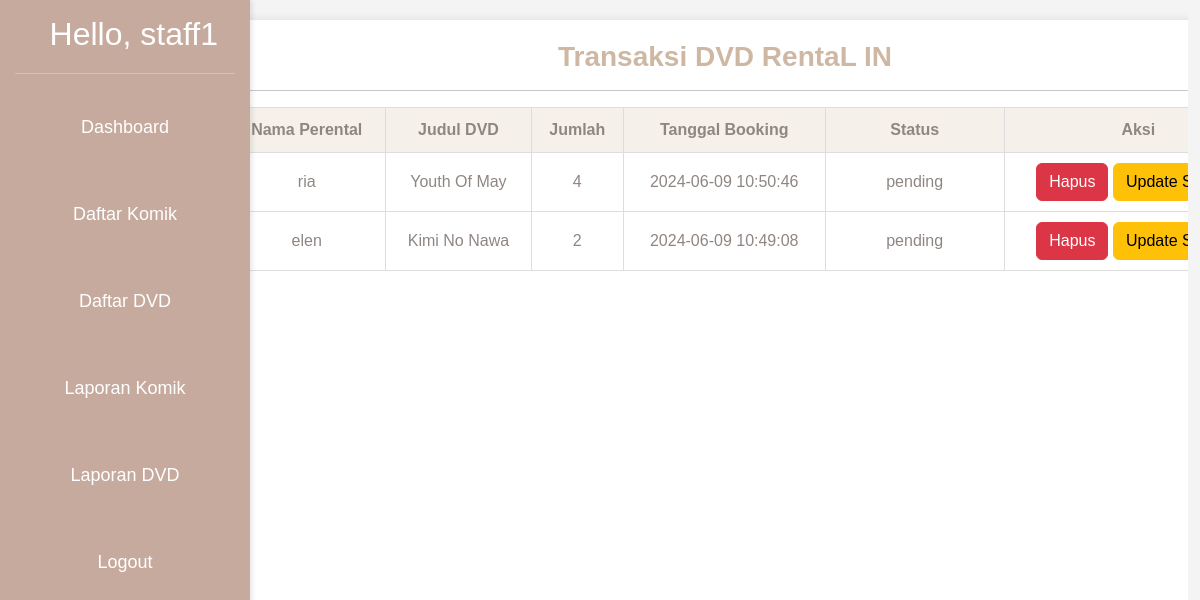
Screenshot of /laporandvd.php with the database file from the repository.
### tables this page shows
CREATE TABLE `akunstaff` (
  `id` int(12) NOT NULL,
  `username` varchar(255) NOT NULL,
  `password` varchar(255) NOT NULL
);

CREATE TABLE `booking_dvd` (
  `id_book_dvd` int(11) NOT NULL,
  `nama_perental` varchar(250) NOT NULL,
  `id` int(11) NOT NULL,
  `jumlah` int(11) NOT NULL,
  `booking_date` timestamp NOT NULL DEFAULT current_timestamp(),
  `status` varchar(20) DEFAULT 'pending'
);

CREATE TABLE `data_dvd` (
  `id` int(11) NOT NULL,
  `judul` varchar(250) NOT NULL,
  `genre` varchar(250) NOT NULL,
  `stok` int(12) NOT NULL,
  `deskripsi` varchar(255) NOT NULL,
  `gambar` varchar(255) DEFAULT NULL
);

### laporandvd.php (the view, shortened to what this page needs)
<?php
include 'rental/database.php';
$query = "
    SELECT booking_dvd.id AS booking_id, booking_dvd.nama_perental, data_dvd.judul, booking_dvd.jumlah, booking_dvd.booking_date, booking_dvd.status
    FROM booking_dvd
    JOIN data_dvd ON booking_dvd.id = data_dvd.id
    ORDER BY booking_dvd.booking_date DESC
";
$queryBookings = $db->query($query);
?>
<!DOCTYPE html>
<html lang="en">
<head>
    <link href="https://cdn.jsdelivr.net/npm/bootstrap@5.3.3/dist/css/bootstrap.min.css" rel="stylesheet">
</head>
<body>
    <?php include 'layout/sidebar.php'; ?>
    <div class="container-fluid">
        <div class="index-container">
            <div class="content">
                <h3>Transaksi DVD RentaL IN</h3>
                <hr>
                <table>
                    <thead>
                        <tr>
                            <th>No</th>
                            <th>Nama Perental</th>
                            <th>Judul DVD</th>
                            <th>Jumlah</th>
                            <th>Tanggal Booking</th>
                            <th>Status</th>
                            <th>Aksi</th>
                        </tr>
                    </thead>
                    <tbody>
                        <?php if ($queryBookings->num_rows > 0): ?>
                            <?php
                            $no = 1;
                            while ($row = $queryBookings->fetch_assoc()): ?>
                                <tr>
                                    <td><?= $no ?></td>
                                    <td><?php echo htmlspecialchars($row['nama_perental']); ?></td>
                                    <td><?php echo htmlspecialchars($row['judul']); ?></td>
                                    <td><?php echo htmlspecialchars($row['jumlah']); ?></td>
                                    <td><?php echo htmlspecialchars($row['booking_date']); ?></td>
                                    <td><?php echo htmlspecialchars($row['status']); ?></td>
                                    <td>
                                        <button class="btn btn-danger" data-bs-toggle="modal" data-bs-target="#modalDelete<?= $row['booking_id'] ?>">Hapus</button>
                                        <button class="btn btn-warning" data-bs-toggle="modal" data-bs-target="#modalUpdateStatus<?= $row['booking_id'] ?>">Update Status</button>
                                    </td>
                                </tr>
                                <?php $no++; ?>
                            <?php endwhile; ?>
                        <?php else: ?>
                            <tr>
                                <td colspan="6">Tidak ada data booking DVD yang ditemukan.</td>
                            </tr>
                        <?php endif; ?>
                    </tbody>
                </table>
            </div>
        </div>
    </div>
</body>
</html>

### sidebar.php (shortened to what this page needs)
<!DOCTYPE html>
<html lang="en">
<head>
    <link rel="stylesheet" href="style.css">
</head>
<body>
<?php
$tampil = mysqli_query($db, "SELECT * FROM akunstaff ORDER BY id DESC");
$data = mysqli_fetch_array($tampil);
?>
<div class="sidebar">
        <h2>Hello, <?= $data['username'] ?></h2>
        <hr>
        <ul>
            <li><a href="dashboardStaf.php">Dashboard</a></li>
            <li><a href="indexkomik.php">Daftar Komik</a></li>
            <li><a href="indexdvd.php">Daftar DVD</a></li>
            <li><a href="laporankomik.php">Laporan Komik</a></li>
            <li><a href="laporandvd.php">Laporan DVD</a></li>
            <li><a href="logout.php">Logout</a></li>
        </ul>
    </div>
</body>
</html>

### style.css (style rules this page uses)
body { margin: 0; font-family: Arial, sans-serif; display: flex; height: 100vh; background-color: #f4f4f4; }
.sidebar { width: 250px; background-color: #c6aa9d; color: #fff; padding: 15px; box-shadow: 2px 0 5px rgba(0,0,0,0.1); position: fixed; height: 100%; }
.sidebar h2 { text-align: center; margin-bottom: 20px; }
.sidebar ul { list-style-type: none; padding: 0; }
.sidebar ul li { margin: 20px 0; }
.sidebar ul li a { color: #fff; text-decoration: none; font-size: 18px; display: block; padding: 10px; transition: background 0.3s; }
.content { margin-left: 250px; padding: 20px; flex: 1; background-color: #fff; }
h2 { margin-left: 8%; }

### laporandvd.php (style rules this page uses)
.sidebar { width: 250px; height: 100%; position: fixed; left: 0; top: 0; background-color: #333; padding-top: 20px; z-index: 1; }
.sidebar h2 { color: white; text-align: center; }
.sidebar ul { list-style-type: none; padding: 0; }
.sidebar ul li { padding: 10px; text-align: center; }
.sidebar ul li a { color: white; text-decoration: none; display: block; }
.index-container { margin-left: 0px; padding: 20px; padding-left: 20px; display: flex; justify-content: center; align-items: center; min-height: 100vh; flex-direction: column; position: relative; overflow-y: auto; }
.content { background-color: #DCD2C8; padding: 10px; border-radius: 10px; box-shadow: 0 0 10px rgba(0, 0, 0, 0.1); width: 100%; max-width: 1210px; }
table { width: 100%; border-collapse: collapse; color : #8f8681; }
th, td { padding: 10px; text-align: center; border: 1px solid #ddd; }
th { background-color: #f5f1ea; }
td { white-space: nowrap; }
td:nth-child(6) { min-width: 150px; text-align: center; }
h3 { text-align : center; font-weight : bold; color: #ceb8a4; }

### rows the page displays
akunstaff: username "staff1"
booking_dvd: nama_perental "ria", id.judul "Youth Of May", jumlah "4", booking_date "2024-06-09 10:50:46", status "pending"
booking_dvd: nama_perental "elen", id.judul "Kimi No Nawa", jumlah "2", booking_date "2024-06-09 10:49:08", status "pending"
